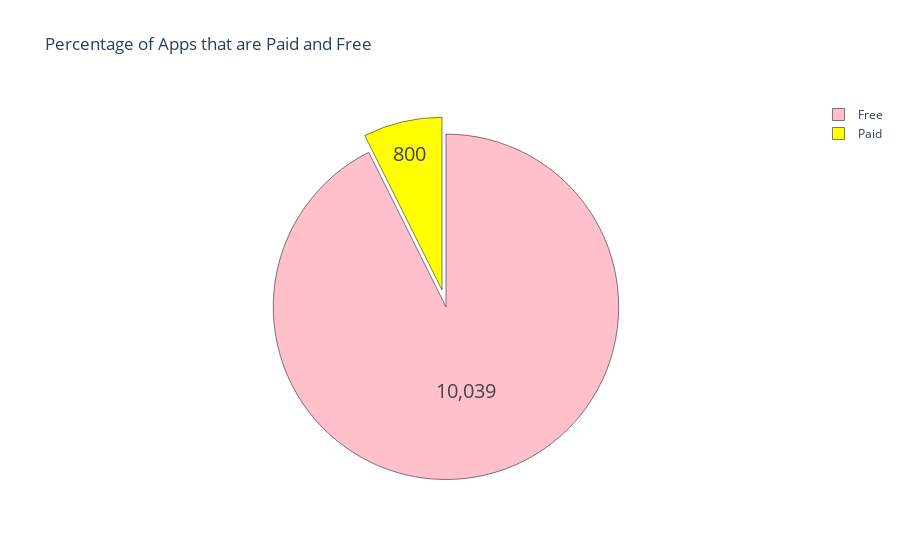

Notebook code for this chart:
### Code cell
col = "Type"
colors = ["pink","yellow"]
grouped = data[col].value_counts().reset_index()
grouped = grouped.rename(columns = {col : "count", "index" : col})

trace = go.Pie(labels=grouped[col], values=grouped['count'], pull=[0.1, 0])
layout = {'title': 'Percentage of Apps that are Paid and Free'}
fig = go.Figure(data = [trace], layout = layout)
fig.update_traces(hoverinfo='label+percent', textinfo='value', textfont_size=20,marker=dict(colors=colors, line=dict(color='#000000', width=0.5)))            
iplot(fig)

### Figure 1 — Plotly figure (JSON) as saved in the notebook; plotly's stock layout.template omitted (floating-point values rounded to 4 significant figures)
{"data": [{"hoverinfo": "label+percent", "labels": ["Free", "Paid"], "marker": {"colors": ["pink", "yellow"], "line": {"color": "#000000", "width": 0.5}}, "pull": [0.1, 0], "textfont": {"size": 20}, "textinfo": "value", "type": "pie", "values": [10039, 800]}], "layout": {"title": {"text": "Percentage of Apps that are Paid and Free"}}}
